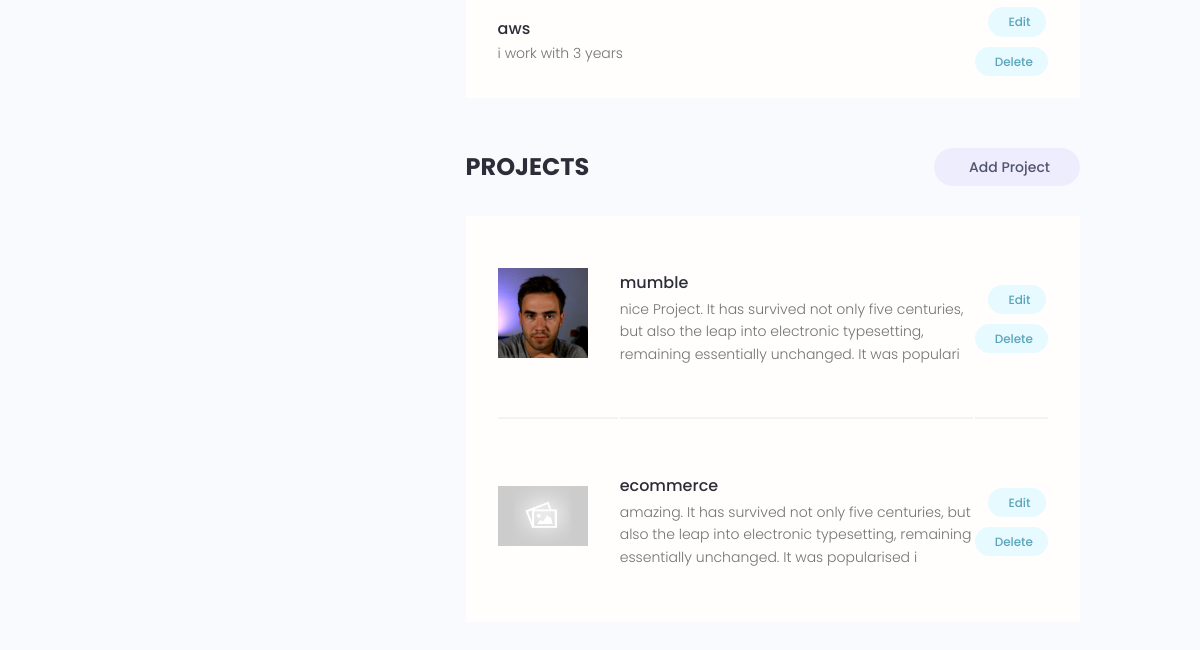
Page /account/ (signed in, lower part) on the earlier database version.
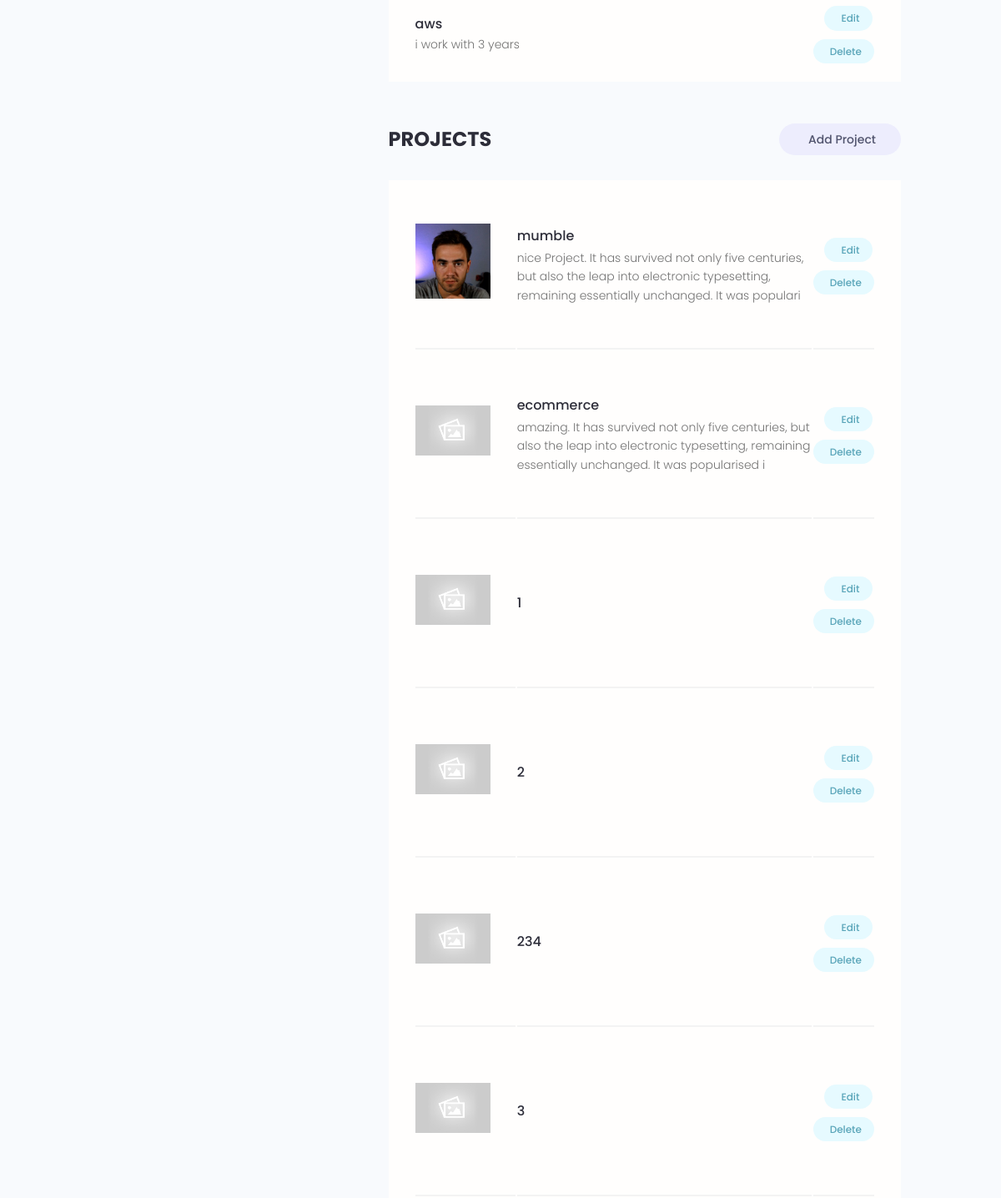
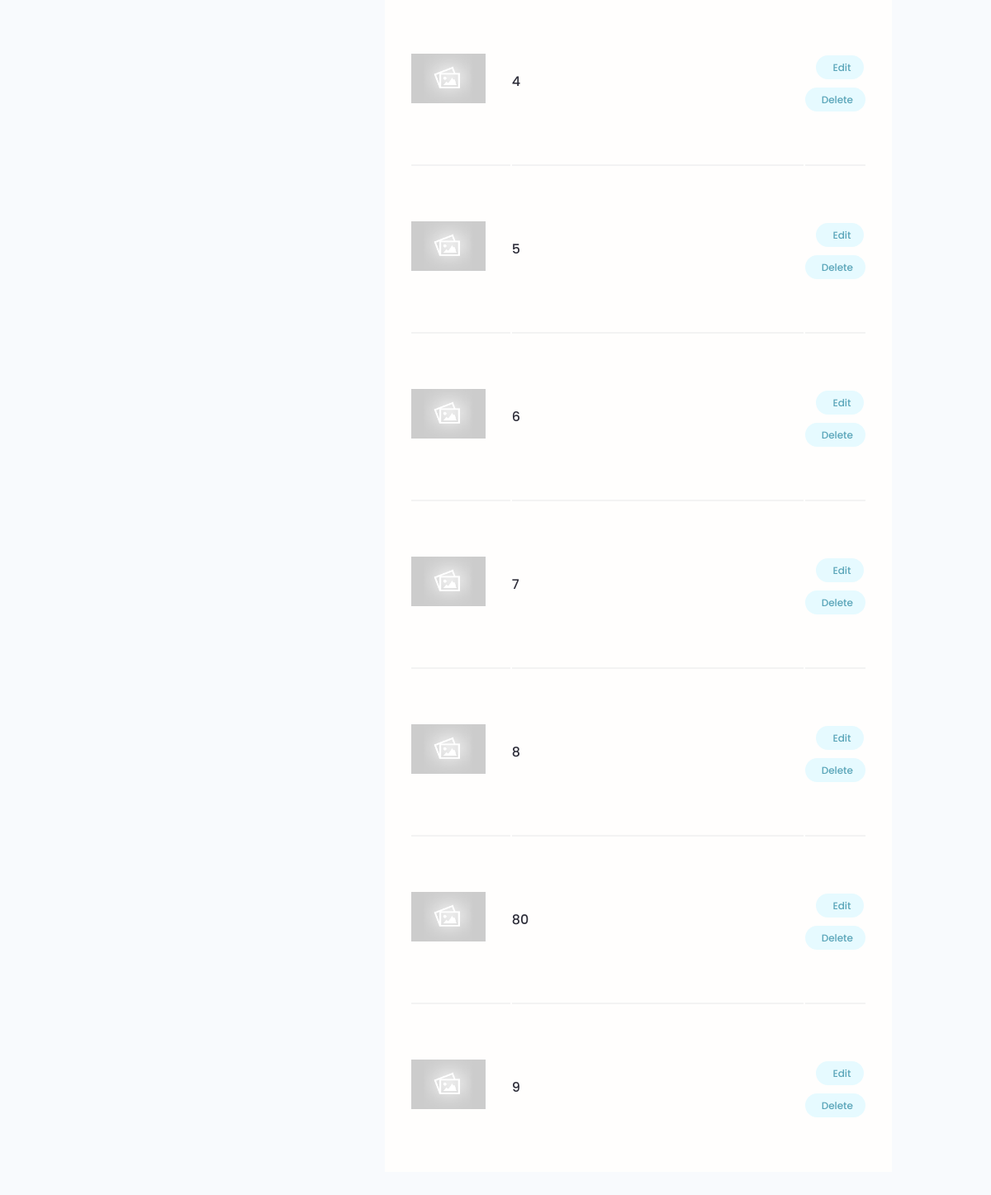
Same page on the later database version (2 pictures, top to bottom).
### users/models.py (models this page shows, shortened)
class Skill(models.Model):
    owner = models.ForeignKey(Profile, on_delete=models.CASCADE, null=True, blank=True)
    name = models.CharField(max_length=200, blank=True, null=True)
    description = models.TextField(null=True, blank=True)
    created = models.DateTimeField(auto_now_add=True)
    id = models.UUIDField(default=uuid.uuid4, unique=True, primary_key=True, editable=False)

### projects/models.py (models this page shows, shortened)
class Project(models.Model):
    owner = models.ForeignKey(Profile, null=True, blank=True, on_delete=models.SET_NULL)
    title = models.CharField(max_length=200)
    description = models.TextField(null=True, blank=True)
    featured_image = models.ImageField(null=True, blank=True, default="default.jpg")
    demo_link = models.CharField(max_length=2000, null=True, blank=True)
    source_link = models.CharField(max_length=2000,null=True, blank=True)
    tags = models.ManyToManyField('Tag', blank=True)
    vote_total = models.IntegerField(default=0, null=True, blank=True)
    vote_ratio = models.IntegerField(default=0, null=True, blank=True)
    created = models.DateTimeField(auto_now_add=True)
    id = models.UUIDField(default=uuid.uuid4, unique=True, primary_key=True, editable=False)
    class Meta:
        ordering = ['-vote_ratio', '-vote_total', 'title']

### users/views.py (the view)
# urls.py: path('account/', views.userAccount, name="account"),
@login_required(login_url='login')
def userAccount(request):
    profile = request.user.profile
    skills = profile.skill_set.all()
    projects = profile.project_set.all()
    context = {'profile': profile, 'skills': skills, 'projects': projects}
    return render(request, 'users/account.html', context)

### users/templates/users/account.html (shortened to what this page needs)
{% extends 'main.html' %}
{% block content %}
  <main class="settingsPage profile my-md">
    <div class="container">
      <div class="layout">
        <div class="column column--1of3">
        </div>
        <div class="column column--2of3">
          <table class="settings__table">
            {% for skill in skills %}
            <tr>
              <td class="settings__tableInfo">
                <h4>{{skill.name}}</h4>
                <p>
                  {{skill.description}}
                </p>
              </td>
              <td class="settings__tableActions">
                <a class="tag tag--pill tag--main settings__btn" href="{% url 'update-skill' skill.id %}"> Edit</a>
                <a class="tag tag--pill tag--main settings__btn" href="{% url 'delete-skill' skill.id %}?next=/account">
                  Delete</a>
              </td>
            </tr>
            {% endfor %}
          </table>
          <div class="settings">
            <h3 class="settings__title">Projects</h3>
            <a class="tag tag--pill tag--sub settings__btn tag--lg" href="{% url 'create-project' %}"> Add Project</a>
          </div>
          <table class="settings__table">
            {% for project in projects %}
            <tr>
              <td class="settings__thumbnail">
                <a href="{% url 'project' project.id %}"><img src="{{project.featured_image.url}}" alt="Project Thumbnail" /></a>
              </td>
              <td class="settings__tableInfo">
                <a href="{% url 'project' project.id %}">{{project.title}}</a>
                <p>{{project.description|slice:"150"}}</p>
              </td>
              <td class="settings__tableActions">
                <a class="tag tag--pill tag--main settings__btn" href="{% url 'update-project' project.id %}"> Edit</a>
                <a class="tag tag--pill tag--main settings__btn" href="{% url 'delete-project' project.id %}?next=/account">
                  Delete</a>
              </td>
            </tr>
            {% endfor %}
          </table>
        </div>
      </div>
    </div>
  </main>
  {% endblock %}

### templates/main.html (shortened to what this page needs)
<!DOCTYPE html>
{% load static %}
<html>
<head>
    <link rel="stylesheet" href="https://cdn.iconmonstr.com/1.3.0/css/iconmonstr-iconic-font.min.css" />
    <link rel="stylesheet" href="{% static 'uikit/styles/uikit.css' %}" />
    <link rel="stylesheet" href="{% static 'styles/app.css' %}" />
</head>
<body>
    {% block content %}
    {% endblock content %}
</body>
</html>

### templates/navbar.html (shortened to what this page needs)
{% load static %}

### static/styles/app.css (style rules this page uses)
:root { --color-sub: #2d2d39; }
img { width: 100%; }
.settings { display: flex; justify-content: space-between; align-items: center; }
.settings__title { font-size: 2.4rem; text-transform: uppercase; font-weight: 700; color: var(--color-sub); }
.settings__table { margin-top: 3rem; margin-bottom: 5rem; padding: 0 3rem; background: var(--color-white); }
.settings__table tr { width: 100%; }
.settings__table tr > td { padding: 2rem 0; }
.settings__table tr:not(:last-child) td { border-bottom: 2px solid var(--color-white-light); }
.settings__thumbnail { width: 23%; min-width: 10rem; }
.settings__thumbnail img { padding-right: 3rem; height: 15rem; object-fit: contain; }
.settings__tableInfo { width: 100%; }
.settings__tableInfo h4, .settings__tableInfo a { padding-right: 1rem; width: auto; font-size: 1.6rem; font-weight: 500; color: var(--color-sub); }
.settings__tableInfo p { font-size: 1.4rem; }
.settings__tableActions { text-align: right; }

### static/uikit/styles/modules/_variables.css (style rules this page uses)
:root { --color-main: #5aa5b9; --color-main-light: #e6faff; --color-sub: #3f4156; --color-sub-light: #51546e; --color-sub-lighter: #ededfd; --color-text: #737373; --color-gray: #8b8b8b; --color-light: #e5e7eb; --color-light-gray: #767676; --color-bg: #f8fafd; --color-white: #fffefd; --color-white-light: #f3f3f3; --color-success: #359e64; --color-success-bg: #def8e8; --color-error: #fc4b0b; --color-error-bg: #fff2ee; --font-base: 'Poppins', arial, helvetica, 'Segoe UI', roboto, ubuntu, sans-serif; --font-monospace: 'Fira Code', 'Courier New', courier, monospace; --font-regular: 300; --font-medium: 500; --font-bold: 700; --generic-shadow: 1px 1px 5px #00000010; --generic-transition: all 0.3s ease-in-out; }

### static/uikit/styles/modules/_base.css (style rules this page uses)
* { margin: 0; padding: 0; box-sizing: border-box; text-rendering: optimizeLegibility; color: inherit; font-size: inherit; }
html { font-size: 50%; }
@media only screen and (min-width: 480px) { html { font-size: 56.25%; } }
@media only screen and (min-width: 1200px) { html { font-size: 62.5%; } }
body { line-height: 1.6; font-weight: 400; font-size: 1.5rem; color: var(--color-text); background-color: var(--color-bg); min-height: 100vh; }

### static/uikit/styles/modules/_typography.css (style rules this page uses)
* { font-family: var(--font-base); }
h3 { font-size: 3.2rem; font-weight: var(--font-medium); }
h4 { font-size: 2.8rem; font-weight: var(--font-medium); }
p, span, strong { font-size: 1.6rem; color: var(--color-text); font-weight: var(--font-regular); }
a { padding-bottom: 2px; text-decoration: none; display: inline-block; color: var(--color-main); font-weight: var(--font-medium); }

### static/uikit/styles/modules/_utilities.css (style rules this page uses)
.container { width: 92%; max-width: 165rem; margin: 0 auto; box-sizing: border-box; }
@media screen and (min-width: 1000px) { .container { width: 90%; } }
@media screen and (min-width: 1200px) { .container { width: 80%; } }
.my-md { margin: 3rem auto; }

### static/uikit/styles/modules/_tag.css (style rules this page uses)
.tag { display: inline-flex; align-items: center; background-color: var(--color-sub); height: -webkit-fit-content; height: -moz-fit-content; height: fit-content; width: -webkit-fit-content; width: -moz-fit-content; width: fit-content; border-radius: 0.5rem; padding: 0.5rem 1.5rem; font-size: 1.2rem; cursor: pointer; }
.tag:not(:last-child) { margin-right: 0.25rem; margin-bottom: 0.75rem; }
.tag--pill { border-radius: 5rem; }
.tag--main, .tag--main > small { background: var(--color-main-light); color: var(--color-main); font-weight: 500; }
.tag--sub, .tag--sub > small { background: var(--color-sub-lighter); color: var(--color-sub-light); font-weight: 500; }
.tag--lg { padding: 0.8rem 3rem; font-size: 1.4rem; }

### static/uikit/styles/modules/_layout.css (style rules this page uses)
.layout { display: flex; flex-flow: row wrap; justify-content: space-between; }
.layout > .column { margin-bottom: 3rem; }
.layout > .column.column--1of3 { flex-basis: 30%; }
.layout > .column.column--2of3 { flex-basis: 64%; }

Differences in the rows shown:
added Project: featured_image (placeholder picture), title "1"
added Project: featured_image (placeholder picture), title "2"
added Project: featured_image (placeholder picture), title "234"
added Project: featured_image (placeholder picture), title "3"
added Project: featured_image (placeholder picture), title "4"
added Project: featured_image (placeholder picture), title "5"
added Project: featured_image (placeholder picture), title "6"
added Project: featured_image (placeholder picture), title "7"
added Project: featured_image (placeholder picture), title "8"
added Project: featured_image (placeholder picture), title "80"
added Project: featured_image (placeholder picture), title "9"
